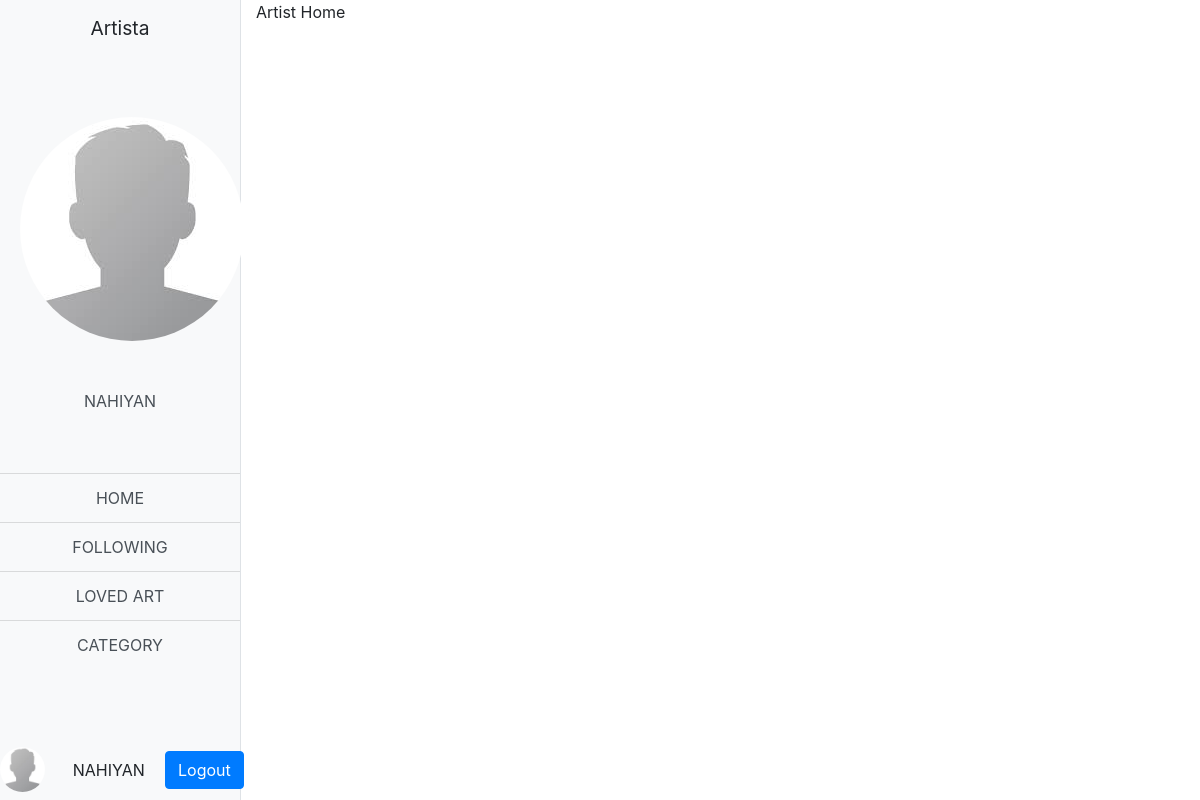
/dashboard/artist/ (signed in), run on an earlier commit of the app's database.
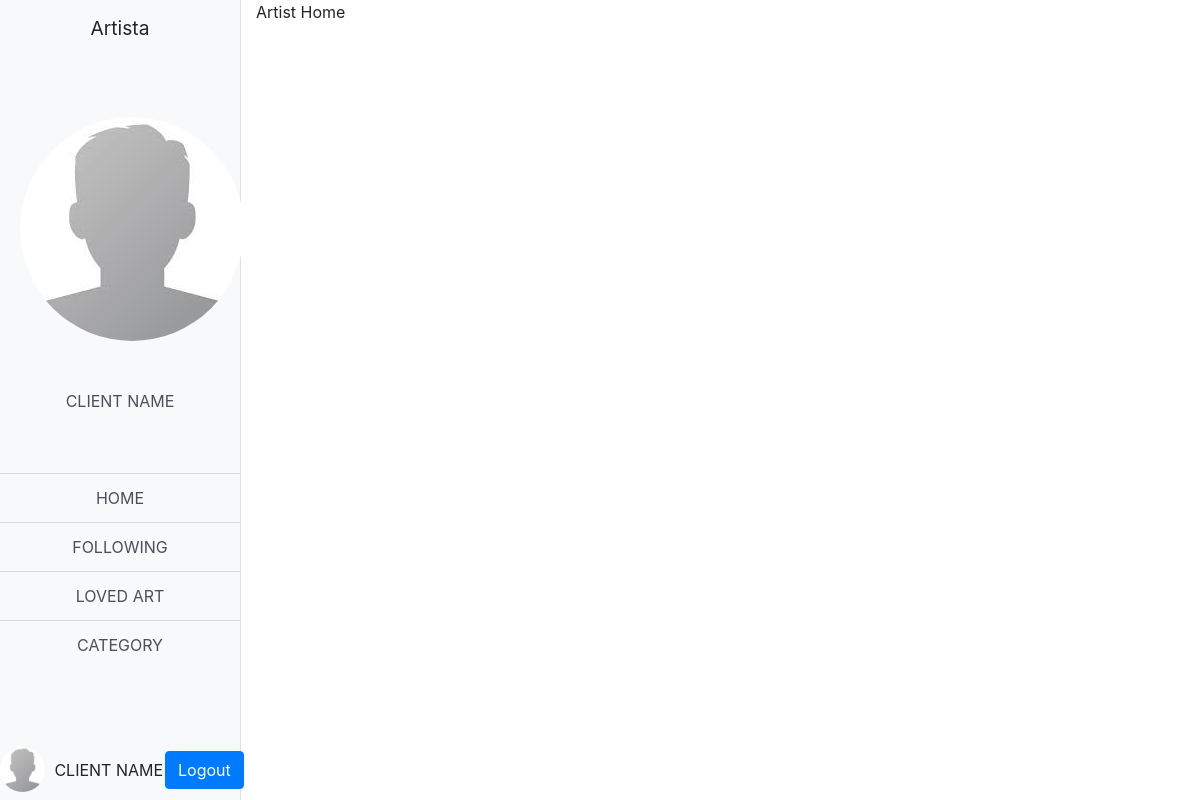
And on a later commit of the database.
### register/models.py (models this page shows, shortened)
class User(models.Model):
    CLIENT = 'client'
    ARTIST = 'artist'
    ROLE = (
        (CLIENT, 'Client'),
        (ARTIST, 'Artist')
    )
    uuid = models.UUIDField(default=uuid.uuid4, unique=True, editable=False)
    display_name = models.CharField(max_length=30,blank=False)
    email = models.EmailField(unique=True,blank=False)
    password = models.CharField(max_length=255,blank=False)
    phoneNumber = models.CharField(max_length=20,null=True,blank=True)
    address = models.CharField(max_length=255,null=True,blank=True)
    user_role = models.CharField(max_length=255,null=False,choices=ROLE)
    refresh_token = models.CharField(max_length=255,null=True)
    avatar = models.ImageField(upload_to=user_directory_path,default="avatar/default.jpg")
    is_active = models.BooleanField(default=True)
    created_at = models.DateTimeField(auto_now_add=True)
    @classmethod
    def from_db(cls, db, field_names, values):
        instance = super().from_db(db, field_names, values)
        instance._state.adding = False
        instance._state.db = db
        instance._field_names = (field_names)
        instance._old_values = dict(zip(field_names, values))
        return instance

### artist/views.py (the view)
# urls.py: path('', DashboardArtistView.as_view(), name='home'), #landing page url
class DashboardArtistView(View):
    USER_INFO = None
    def get(self, request, *args, **kwargs):
        self.USER_INFO = get_current_user(request)
        if self.USER_INFO == None:
            return redirect('/logout')
        context = {
            'user_info' : self.USER_INFO
        }
        return render(request, "home.html", context)

### artista/utils.py (called while the page is built)
def get_current_user(request):
    if request.session.has_key('user'):
        uid =request.session['user']
        user =  User.objects.filter(uuid__exact=uid).get()
        return user
    else:
        return None

### artist/templates/home.html (shortened to what this page needs)
{% extends 'base_dashboard_header.html' %} {% load static %}
{% block content %}
Artist Home
{% endblock %}

### templates/base_dashboard_header.html (shortened to what this page needs)
{% load static %}
{% load thumbnail %}
<!DOCTYPE html>
<html lang="en">
  <head>
    <link
      rel="stylesheet"
      href="https://stackpath.bootstrapcdn.com/bootstrap/4.4.1/css/bootstrap.min.css"
    />
    <link
      rel="stylesheet"
      href="{% static 'css/style.css' %}"
    />
    <link
      rel="stylesheet"
      href="{% static 'css/sample-sidebar.css' %}"
    />
  </head>
  <body>
    <section>
      <div class="d-flex" id="wrapper">
      {% block Sidebar %}
        <div class="bg-light border-right" id="sidebar-wrapper">
          <div class="sidebar-heading text-center">Artista</div>
          <div class="list-group list-group-flush">
            <div>
              <div href="#" class="mt-5 list-group-item list-group-item-action bg-light">
                <div class="row mb-5">
                  <div class="col-sm-12 text-center">
                    {% thumbnail user_info.avatar "104x104" as im %}
                        <img src="{{ im.url }}" class="rounded-circle" alt="Avatar" >
                    {% endthumbnail %}
                  </div>
                </div>
                <div class="row">
                  <div class="col-sm-12 text-center mb-5">
                    {{ user_info.display_name | upper  }}
                  </div>
                </div>
              </div>
            </div>
          </div>
          <div>
            <div class="list-group list-group-flush text-center">
              <a href="#" class="list-group-item list-group-item-action bg-light">HOME</a>
            </div>
            <div class="list-group list-group-flush text-center">
              <a href="#" class="list-group-item list-group-item-action bg-light">FOLLOWING</a>
            </div>
            <div class="list-group list-group-flush text-center">
              <a href="#" class="list-group-item list-group-item-action bg-light">LOVED ART</a>
            </div>
            <div class="list-group list-group-flush text-center">
              <a href="#" class="list-group-item list-group-item-action bg-light">CATEGORY</a>
            </div>
          </div>
          <div style="bottom: 0px;position: absolute;">
            <div class="list-group list-group-flush">
              <div class="row my-2">
                <div class="col-sm-3">
                  <img src="{{ user_info.avatar.url }}" class="rounded-circle" alt="Avatar" width="45px" height="45px" class="avatar">
                </div>
                <div class="col-sm-5 p-0 text-center my-auto">
                  {{ user_info.display_name | upper }}
                </div>
                <div class="col-sm-4 p-0 my-auto">
                  <a href="{% url 'logout_user' %}" class="btn btn-primary">
                    Logout
                  </a>
                </div>
              </div>
            </div>
          </div>
        </div>
      {% endblock %}
      <div id="page-content-wrapper">
        <div class="container-fluid">
          <div>
            {% block content %}{% endblock %}
          </div>
        </div>
      </div>
    </div>
    </section>
  </body>
</html>

### static/css/sample-sidebar.css (style rules this page uses)
body { overflow-x: hidden; }
#sidebar-wrapper { min-height: 100vh; margin-left: -15rem; -webkit-transition: margin .25s ease-out; -moz-transition: margin .25s ease-out; -o-transition: margin .25s ease-out; transition: margin .25s ease-out; }
#sidebar-wrapper .sidebar-heading { padding: 0.875rem 1.25rem; font-size: 1.2rem; }
#sidebar-wrapper .list-group { width: 15rem; }
#page-content-wrapper { min-width: 100vw; }
@media (min-width: 768px) { #sidebar-wrapper { margin-left: 0; } }
@media (min-width: 768px) { #page-content-wrapper { min-width: 0; width: 100%; } }

What changed in the data, as far as the page shows it:
changed User: display_name "NAHIYAN" → "CLIENT NAME"
